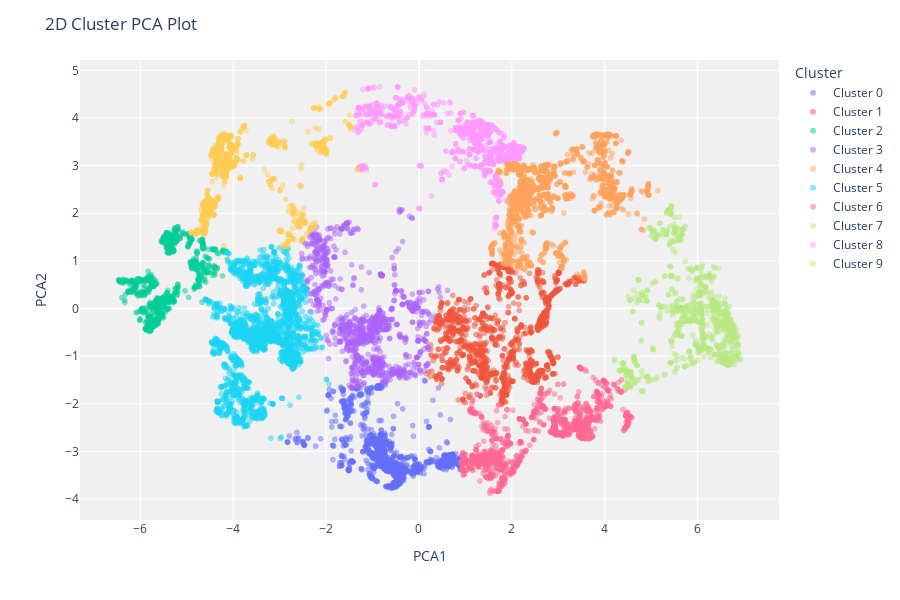

The notebook cell this image was saved under:
### Code cell
plot_model(kmeans)

### Figure 1 — Plotly figure (JSON) as saved in the notebook; plotly's stock layout.template omitted (floating-point values rounded to 4 significant figures; data arrays with more than 128 entries replaced by an {"elided": "..."} marker saying what was removed)
{"data": [{"customdata": {"elided": "2010x1 float values"}, "hovertemplate": "Cluster=Cluster 0<br>PCA1=%{x}<br>PCA2=%{y}<br>Feature=%{customdata[0]}<extra></extra>", "legendgroup": "Cluster 0", "marker": {"color": "#636efa", "opacity": 0.5, "symbol": "circle"}, "mode": "markers", "name": "Cluster 0", "showlegend": true, "textposition": "top center", "type": "scattergl", "x": {"elided": "2010 float values"}, "xaxis": "x", "y": {"elided": "2010 float values"}, "yaxis": "y"}, {"customdata": {"elided": "1559x1 float values"}, "hovertemplate": "Cluster=Cluster 1<br>PCA1=%{x}<br>PCA2=%{y}<br>Feature=%{customdata[0]}<extra></extra>", "legendgroup": "Cluster 1", "marker": {"color": "#EF553B", "opacity": 0.5, "symbol": "circle"}, "mode": "markers", "name": "Cluster 1", "showlegend": true, "textposition": "top center", "type": "scattergl", "x": {"elided": "1559 float values"}, "xaxis": "x", "y": {"elided": "1559 float values"}, "yaxis": "y"}, {"customdata": {"elided": "879x1 float values"}, "hovertemplate": "Cluster=Cluster 2<br>PCA1=%{x}<br>PCA2=%{y}<br>Feature=%{customdata[0]}<extra></extra>", "legendgroup": "Cluster 2", "marker": {"color": "#00cc96", "opacity": 0.5, "symbol": "circle"}, "mode": "markers", "name": "Cluster 2", "showlegend": true, "textposition": "top center", "type": "scattergl", "x": {"elided": "879 float values"}, "xaxis": "x", "y": {"elided": "879 float values"}, "yaxis": "y"}, {"customdata": {"elided": "1524x1 float values"}, "hovertemplate": "Cluster=Cluster 3<br>PCA1=%{x}<br>PCA2=%{y}<br>Feature=%{customdata[0]}<extra></extra>", "legendgroup": "Cluster 3", "marker": {"color": "#ab63fa", "opacity": 0.5, "symbol": "circle"}, "mode": "markers", "name": "Cluster 3", "showlegend": true, "textposition": "top center", "type": "scattergl", "x": {"elided": "1524 float values"}, "xaxis": "x", "y": {"elided": "1524 float values"}, "yaxis": "y"}, {"customdata": {"elided": "1831x1 float values"}, "hovertemplate": "Cluster=Cluster 4<br>PCA1=%{x}<br>PCA2=%{y}<br>Feature=%{customdata[0]}<extra></extra>", "legendgroup": "Cluster 4", "marker": {"color": "#FFA15A", "opacity": 0.5, "symbol": "circle"}, "mode": "markers", "name": "Cluster 4", "showlegend": true, "textposition": "top center", "type": "scattergl", "x": {"elided": "1831 float values"}, "xaxis": "x", "y": {"elided": "1831 float values"}, "yaxis": "y"}, {"customdata": {"elided": "2259x1 float values"}, "hovertemplate": "Cluster=Cluster 5<br>PCA1=%{x}<br>PCA2=%{y}<br>Feature=%{customdata[0]}<extra></extra>", "legendgroup": "Cluster 5", "marker": {"color": "#19d3f3", "opacity": 0.5, "symbol": "circle"}, "mode": "markers", "name": "Cluster 5", "showlegend": true, "textposition": "top center", "type": "scattergl", "x": {"elided": "2259 float values"}, "xaxis": "x", "y": {"elided": "2259 float values"}, "yaxis": "y"}, {"customdata": {"elided": "1542x1 float values"}, "hovertemplate": "Cluster=Cluster 6<br>PCA1=%{x}<br>PCA2=%{y}<br>Feature=%{customdata[0]}<extra></extra>", "legendgroup": "Cluster 6", "marker": {"color": "#FF6692", "opacity": 0.5, "symbol": "circle"}, "mode": "markers", "name": "Cluster 6", "showlegend": true, "textposition": "top center", "type": "scattergl", "x": {"elided": "1542 float values"}, "xaxis": "x", "y": {"elided": "1542 float values"}, "yaxis": "y"}, {"customdata": {"elided": "888x1 float values"}, "hovertemplate": "Cluster=Cluster 7<br>PCA1=%{x}<br>PCA2=%{y}<br>Feature=%{customdata[0]}<extra></extra>", "legendgroup": "Cluster 7", "marker": {"color": "#B6E880", "opacity": 0.5, "symbol": "circle"}, "mode": "markers", "name": "Cluster 7", "showlegend": true, "textposition": "top center", "type": "scattergl", "x": {"elided": "888 float values"}, "xaxis": "x", "y": {"elided": "888 float values"}, "yaxis": "y"}, {"customdata": {"elided": "1407x1 float values"}, "hovertemplate": "Cluster=Cluster 8<br>PCA1=%{x}<br>PCA2=%{y}<br>Feature=%{customdata[0]}<extra></extra>", "legendgroup": "Cluster 8", "marker": {"color": "#FF97FF", "opacity": 0.5, "symbol": "circle"}, "mode": "markers", "name": "Cluster 8", "showlegend": true, "textposition": "top center", "type": "scattergl", "x": {"elided": "1407 float values"}, "xaxis": "x", "y": {"elided": "1407 float values"}, "yaxis": "y"}, {"customdata": {"elided": "951x1 float values"}, "hovertemplate": "Cluster=Cluster 9<br>PCA1=%{x}<br>PCA2=%{y}<br>Feature=%{customdata[0]}<extra></extra>", "legendgroup": "Cluster 9", "marker": {"color": "#FECB52", "opacity": 0.5, "symbol": "circle"}, "mode": "markers", "name": "Cluster 9", "showlegend": true, "textposition": "top center", "type": "scattergl", "x": {"elided": "951 float values"}, "xaxis": "x", "y": {"elided": "951 float values"}, "yaxis": "y"}], "layout": {"height": 600, "legend": {"title": {"text": "Cluster"}, "tracegroupgap": 0}, "margin": {"t": 60}, "plot_bgcolor": "rgb(240,240,240)", "title": {"text": "2D Cluster PCA Plot"}, "xaxis": {"anchor": "y", "domain": [0, 1], "title": {"text": "PCA1"}}, "yaxis": {"anchor": "x", "domain": [0, 1], "title": {"text": "PCA2"}}}}
